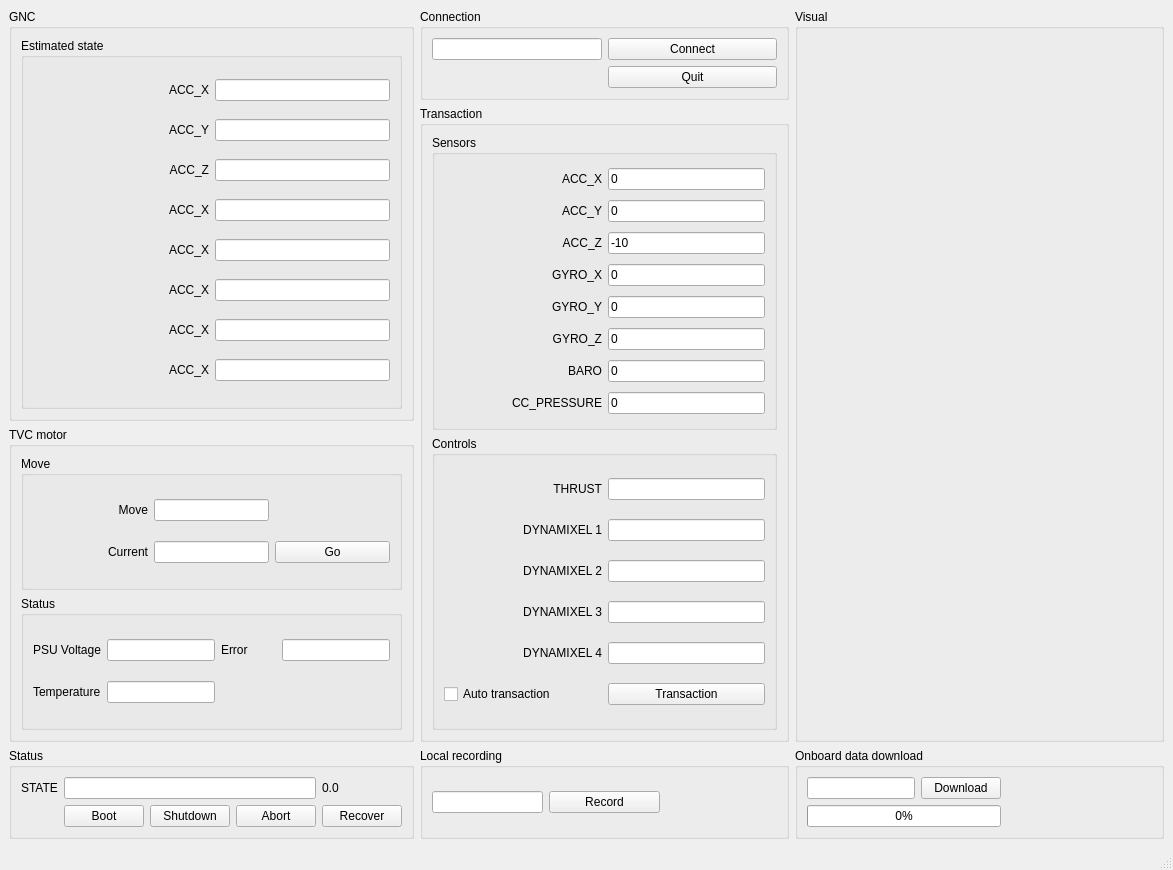
<?xml version="1.0" encoding="UTF-8"?>
<ui version="4.0">
 <class>MainWindow</class>
 <widget class="QMainWindow" name="MainWindow">
  <property name="enabled">
   <bool>true</bool>
  </property>
  <property name="geometry">
   <rect>
    <x>0</x>
    <y>0</y>
    <width>1173</width>
    <height>870</height>
   </rect>
  </property>
  <property name="sizeIncrement">
   <size>
    <width>0</width>
    <height>3</height>
   </size>
  </property>
  <property name="windowTitle">
   <string>PEGASUS CONTROL</string>
  </property>
  <widget class="QWidget" name="centralwidget">
   <layout class="QGridLayout" name="gridLayout">
    <item row="1" column="1" rowspan="2">
     <widget class="QGroupBox" name="sensors">
      <property name="sizePolicy">
       <sizepolicy hsizetype="Preferred" vsizetype="Preferred">
        <horstretch>0</horstretch>
        <verstretch>8</verstretch>
       </sizepolicy>
      </property>
      <property name="title">
       <string>Transaction</string>
      </property>
      <layout class="QVBoxLayout" name="sensors_layout">
       <item>
        <widget class="QGroupBox" name="groupBox_6">
         <property name="title">
          <string>Sensors</string>
         </property>
         <layout class="QGridLayout" name="gridLayout_2">
          <item row="0" column="1">
           <widget class="QLineEdit" name="trans_acc_x">
            <property name="sizePolicy">
             <sizepolicy hsizetype="Preferred" vsizetype="Fixed">
              <horstretch>0</horstretch>
              <verstretch>0</verstretch>
             </sizepolicy>
            </property>
            <property name="text">
             <string>0</string>
            </property>
           </widget>
          </item>
          <item row="1" column="0">
           <widget class="QLabel" name="label_3">
            <property name="text">
             <string>ACC_Y</string>
            </property>
            <property name="alignment">
             <set>Qt::AlignRight|Qt::AlignTrailing|Qt::AlignVCenter</set>
            </property>
           </widget>
          </item>
          <item row="1" column="1">
           <widget class="QLineEdit" name="trans_acc_y">
            <property name="sizePolicy">
             <sizepolicy hsizetype="Preferred" vsizetype="Fixed">
              <horstretch>0</horstretch>
              <verstretch>0</verstretch>
             </sizepolicy>
            </property>
            <property name="text">
             <string>0</string>
            </property>
           </widget>
          </item>
          <item row="2" column="0">
           <widget class="QLabel" name="label_4">
            <property name="text">
             <string>ACC_Z</string>
            </property>
            <property name="alignment">
             <set>Qt::AlignRight|Qt::AlignTrailing|Qt::AlignVCenter</set>
            </property>
           </widget>
          </item>
          <item row="2" column="1">
           <widget class="QLineEdit" name="trans_acc_z">
            <property name="sizePolicy">
             <sizepolicy hsizetype="Preferred" vsizetype="Fixed">
              <horstretch>0</horstretch>
              <verstretch>0</verstretch>
             </sizepolicy>
            </property>
            <property name="text">
             <string>-10</string>
            </property>
           </widget>
          </item>
          <item row="3" column="0">
           <widget class="QLabel" name="label_5">
            <property name="text">
             <string>GYRO_X</string>
            </property>
            <property name="alignment">
             <set>Qt::AlignRight|Qt::AlignTrailing|Qt::AlignVCenter</set>
            </property>
           </widget>
          </item>
          <item row="3" column="1">
           <widget class="QLineEdit" name="trans_gyro_x">
            <property name="sizePolicy">
             <sizepolicy hsizetype="Preferred" vsizetype="Fixed">
              <horstretch>0</horstretch>
              <verstretch>0</verstretch>
             </sizepolicy>
            </property>
            <property name="text">
             <string>0</string>
            </property>
           </widget>
          </item>
          <item row="4" column="0">
           <widget class="QLabel" name="label_6">
            <property name="text">
             <string>GYRO_Y</string>
            </property>
            <property name="alignment">
             <set>Qt::AlignRight|Qt::AlignTrailing|Qt::AlignVCenter</set>
            </property>
           </widget>
          </item>
          <item row="4" column="1">
           <widget class="QLineEdit" name="trans_gyro_y">
            <property name="sizePolicy">
             <sizepolicy hsizetype="Preferred" vsizetype="Fixed">
              <horstretch>0</horstretch>
              <verstretch>0</verstretch>
             </sizepolicy>
            </property>
            <property name="text">
             <string>0</string>
            </property>
           </widget>
          </item>
          <item row="5" column="0">
           <widget class="QLabel" name="label_7">
            <property name="text">
             <string>GYRO_Z</string>
            </property>
            <property name="alignment">
             <set>Qt::AlignRight|Qt::AlignTrailing|Qt::AlignVCenter</set>
            </property>
           </widget>
          </item>
          <item row="5" column="1">
           <widget class="QLineEdit" name="trans_gyro_z">
            <property name="sizePolicy">
             <sizepolicy hsizetype="Preferred" vsizetype="Fixed">
              <horstretch>0</horstretch>
              <verstretch>0</verstretch>
             </sizepolicy>
            </property>
            <property name="text">
             <string>0</string>
            </property>
           </widget>
          </item>
          <item row="6" column="0">
           <widget class="QLabel" name="label_8">
            <property name="text">
             <string>BARO</string>
            </property>
            <property name="alignment">
             <set>Qt::AlignRight|Qt::AlignTrailing|Qt::AlignVCenter</set>
            </property>
           </widget>
          </item>
          <item row="6" column="1">
           <widget class="QLineEdit" name="trans_baro">
            <property name="sizePolicy">
             <sizepolicy hsizetype="Preferred" vsizetype="Fixed">
              <horstretch>0</horstretch>
              <verstretch>0</verstretch>
             </sizepolicy>
            </property>
            <property name="text">
             <string>0</string>
            </property>
           </widget>
          </item>
          <item row="7" column="0">
           <widget class="QLabel" name="label_10">
            <property name="text">
             <string>CC_PRESSURE</string>
            </property>
            <property name="alignment">
             <set>Qt::AlignRight|Qt::AlignTrailing|Qt::AlignVCenter</set>
            </property>
           </widget>
          </item>
          <item row="7" column="1">
           <widget class="QLineEdit" name="trans_cc_pres">
            <property name="sizePolicy">
             <sizepolicy hsizetype="Preferred" vsizetype="Fixed">
              <horstretch>0</horstretch>
              <verstretch>0</verstretch>
             </sizepolicy>
            </property>
            <property name="text">
             <string>0</string>
            </property>
           </widget>
          </item>
          <item row="0" column="0">
           <widget class="QLabel" name="label">
            <property name="text">
             <string>ACC_X</string>
            </property>
            <property name="alignment">
             <set>Qt::AlignRight|Qt::AlignTrailing|Qt::AlignVCenter</set>
            </property>
           </widget>
          </item>
         </layout>
        </widget>
       </item>
       <item>
        <widget class="QGroupBox" name="groupBox_3">
         <property name="title">
          <string>Controls</string>
         </property>
         <layout class="QGridLayout" name="gridLayout_3">
          <item row="0" column="1">
           <widget class="QLineEdit" name="trans_thrust">
            <property name="sizePolicy">
             <sizepolicy hsizetype="Preferred" vsizetype="Fixed">
              <horstretch>0</horstretch>
              <verstretch>0</verstretch>
             </sizepolicy>
            </property>
           </widget>
          </item>
          <item row="0" column="0">
           <widget class="QLabel" name="label_11">
            <property name="text">
             <string>THRUST</string>
            </property>
            <property name="alignment">
             <set>Qt::AlignRight|Qt::AlignTrailing|Qt::AlignVCenter</set>
            </property>
           </widget>
          </item>
          <item row="3" column="0">
           <widget class="QLabel" name="label_14">
            <property name="text">
             <string>DYNAMIXEL 3</string>
            </property>
            <property name="alignment">
             <set>Qt::AlignRight|Qt::AlignTrailing|Qt::AlignVCenter</set>
            </property>
           </widget>
          </item>
          <item row="1" column="0">
           <widget class="QLabel" name="label_12">
            <property name="text">
             <string>DYNAMIXEL 1</string>
            </property>
            <property name="alignment">
             <set>Qt::AlignRight|Qt::AlignTrailing|Qt::AlignVCenter</set>
            </property>
           </widget>
          </item>
          <item row="3" column="1">
           <widget class="QLineEdit" name="trans_dyn_2">
            <property name="sizePolicy">
             <sizepolicy hsizetype="Preferred" vsizetype="Fixed">
              <horstretch>0</horstretch>
              <verstretch>0</verstretch>
             </sizepolicy>
            </property>
           </widget>
          </item>
          <item row="4" column="1">
           <widget class="QLineEdit" name="trans_dyn_3">
            <property name="sizePolicy">
             <sizepolicy hsizetype="Preferred" vsizetype="Fixed">
              <horstretch>0</horstretch>
              <verstretch>0</verstretch>
             </sizepolicy>
            </property>
           </widget>
          </item>
          <item row="1" column="1">
           <widget class="QLineEdit" name="trans_dyn_0">
            <property name="sizePolicy">
             <sizepolicy hsizetype="Preferred" vsizetype="Fixed">
              <horstretch>0</horstretch>
              <verstretch>0</verstretch>
             </sizepolicy>
            </property>
           </widget>
          </item>
          <item row="4" column="0">
           <widget class="QLabel" name="label_23">
            <property name="text">
             <string>DYNAMIXEL 4</string>
            </property>
            <property name="alignment">
             <set>Qt::AlignRight|Qt::AlignTrailing|Qt::AlignVCenter</set>
            </property>
           </widget>
          </item>
          <item row="2" column="0">
           <widget class="QLabel" name="label_13">
            <property name="text">
             <string>DYNAMIXEL 2</string>
            </property>
            <property name="alignment">
             <set>Qt::AlignRight|Qt::AlignTrailing|Qt::AlignVCenter</set>
            </property>
           </widget>
          </item>
          <item row="2" column="1">
           <widget class="QLineEdit" name="trans_dyn_1">
            <property name="sizePolicy">
             <sizepolicy hsizetype="Preferred" vsizetype="Fixed">
              <horstretch>0</horstretch>
              <verstretch>0</verstretch>
             </sizepolicy>
            </property>
           </widget>
          </item>
          <item row="5" column="1">
           <widget class="QPushButton" name="trans_btn">
            <property name="text">
             <string>Transaction</string>
            </property>
           </widget>
          </item>
          <item row="5" column="0">
           <widget class="QCheckBox" name="checkBox">
            <property name="text">
             <string>Auto transaction</string>
            </property>
           </widget>
          </item>
         </layout>
        </widget>
       </item>
      </layout>
     </widget>
    </item>
    <item row="3" column="1">
     <widget class="QGroupBox" name="recording">
      <property name="title">
       <string>Local recording</string>
      </property>
      <layout class="QGridLayout" name="gridLayout_7">
       <item row="0" column="0">
        <widget class="QLineEdit" name="local_record_fn">
         <property name="sizePolicy">
          <sizepolicy hsizetype="Preferred" vsizetype="Fixed">
           <horstretch>0</horstretch>
           <verstretch>0</verstretch>
          </sizepolicy>
         </property>
        </widget>
       </item>
       <item row="0" column="1">
        <widget class="QPushButton" name="local_record">
         <property name="text">
          <string>Record</string>
         </property>
        </widget>
       </item>
       <item row="0" column="2">
        <widget class="QLabel" name="local_record_stat">
         <property name="text">
          <string/>
         </property>
        </widget>
       </item>
      </layout>
     </widget>
    </item>
    <item row="3" column="2">
     <widget class="QGroupBox" name="groupBox_4">
      <property name="title">
       <string>Onboard data download</string>
      </property>
      <layout class="QGridLayout" name="gridLayout_8">
       <item row="0" column="0">
        <widget class="QLineEdit" name="dl_name">
         <property name="sizePolicy">
          <sizepolicy hsizetype="Fixed" vsizetype="Fixed">
           <horstretch>0</horstretch>
           <verstretch>0</verstretch>
          </sizepolicy>
         </property>
        </widget>
       </item>
       <item row="0" column="1">
        <widget class="QPushButton" name="download">
         <property name="sizePolicy">
          <sizepolicy hsizetype="Fixed" vsizetype="Fixed">
           <horstretch>0</horstretch>
           <verstretch>0</verstretch>
          </sizepolicy>
         </property>
         <property name="text">
          <string>Download</string>
         </property>
        </widget>
       </item>
       <item row="0" column="2">
        <widget class="QLabel" name="dl_used">
         <property name="text">
          <string/>
         </property>
        </widget>
       </item>
       <item row="2" column="0" colspan="2">
        <widget class="QProgressBar" name="dl_bar">
         <property name="value">
          <number>0</number>
         </property>
        </widget>
       </item>
       <item row="2" column="2">
        <widget class="QLabel" name="dl_prog">
         <property name="text">
          <string/>
         </property>
        </widget>
       </item>
      </layout>
     </widget>
    </item>
    <item row="0" column="0" rowspan="2">
     <widget class="QGroupBox" name="groupBox">
      <property name="sizeIncrement">
       <size>
        <width>0</width>
        <height>2</height>
       </size>
      </property>
      <property name="title">
       <string>GNC</string>
      </property>
      <layout class="QGridLayout" name="gridLayout_5">
       <item row="0" column="0">
        <widget class="QGroupBox" name="groupBox_8">
         <property name="title">
          <string>Estimated state</string>
         </property>
         <layout class="QGridLayout" name="gridLayout_10">
          <item row="0" column="0">
           <widget class="QLabel" name="label_16">
            <property name="text">
             <string>ACC_X</string>
            </property>
            <property name="alignment">
             <set>Qt::AlignRight|Qt::AlignTrailing|Qt::AlignVCenter</set>
            </property>
           </widget>
          </item>
          <item row="0" column="1">
           <widget class="QLineEdit" name="lineEdit">
            <property name="sizePolicy">
             <sizepolicy hsizetype="Preferred" vsizetype="Fixed">
              <horstretch>0</horstretch>
              <verstretch>0</verstretch>
             </sizepolicy>
            </property>
           </widget>
          </item>
          <item row="1" column="0">
           <widget class="QLabel" name="label_17">
            <property name="text">
             <string>ACC_Y</string>
            </property>
            <property name="alignment">
             <set>Qt::AlignRight|Qt::AlignTrailing|Qt::AlignVCenter</set>
            </property>
           </widget>
          </item>
          <item row="2" column="0">
           <widget class="QLabel" name="label_18">
            <property name="text">
             <string>ACC_Z</string>
            </property>
            <property name="alignment">
             <set>Qt::AlignRight|Qt::AlignTrailing|Qt::AlignVCenter</set>
            </property>
           </widget>
          </item>
          <item row="3" column="0">
           <widget class="QLabel" name="label_21">
            <property name="text">
             <string>ACC_X</string>
            </property>
            <property name="alignment">
             <set>Qt::AlignRight|Qt::AlignTrailing|Qt::AlignVCenter</set>
            </property>
           </widget>
          </item>
          <item row="4" column="0">
           <widget class="QLabel" name="label_24">
            <property name="text">
             <string>ACC_X</string>
            </property>
            <property name="alignment">
             <set>Qt::AlignRight|Qt::AlignTrailing|Qt::AlignVCenter</set>
            </property>
           </widget>
          </item>
          <item row="5" column="0">
           <widget class="QLabel" name="label_26">
            <property name="text">
             <string>ACC_X</string>
            </property>
            <property name="alignment">
             <set>Qt::AlignRight|Qt::AlignTrailing|Qt::AlignVCenter</set>
            </property>
           </widget>
          </item>
          <item row="6" column="0">
           <widget class="QLabel" name="label_25">
            <property name="text">
             <string>ACC_X</string>
            </property>
            <property name="alignment">
             <set>Qt::AlignRight|Qt::AlignTrailing|Qt::AlignVCenter</set>
            </property>
           </widget>
          </item>
          <item row="7" column="0">
           <widget class="QLabel" name="label_27">
            <property name="text">
             <string>ACC_X</string>
            </property>
            <property name="alignment">
             <set>Qt::AlignRight|Qt::AlignTrailing|Qt::AlignVCenter</set>
            </property>
           </widget>
          </item>
          <item row="1" column="1">
           <widget class="QLineEdit" name="lineEdit_2">
            <property name="sizePolicy">
             <sizepolicy hsizetype="Preferred" vsizetype="Fixed">
              <horstretch>0</horstretch>
              <verstretch>0</verstretch>
             </sizepolicy>
            </property>
           </widget>
          </item>
          <item row="2" column="1">
           <widget class="QLineEdit" name="lineEdit_3">
            <property name="sizePolicy">
             <sizepolicy hsizetype="Preferred" vsizetype="Fixed">
              <horstretch>0</horstretch>
              <verstretch>0</verstretch>
             </sizepolicy>
            </property>
           </widget>
          </item>
          <item row="3" column="1">
           <widget class="QLineEdit" name="lineEdit_4">
            <property name="sizePolicy">
             <sizepolicy hsizetype="Preferred" vsizetype="Fixed">
              <horstretch>0</horstretch>
              <verstretch>0</verstretch>
             </sizepolicy>
            </property>
           </widget>
          </item>
          <item row="4" column="1">
           <widget class="QLineEdit" name="lineEdit_5">
            <property name="sizePolicy">
             <sizepolicy hsizetype="Preferred" vsizetype="Fixed">
              <horstretch>0</horstretch>
              <verstretch>0</verstretch>
             </sizepolicy>
            </property>
           </widget>
          </item>
          <item row="5" column="1">
           <widget class="QLineEdit" name="lineEdit_6">
            <property name="sizePolicy">
             <sizepolicy hsizetype="Preferred" vsizetype="Fixed">
              <horstretch>0</horstretch>
              <verstretch>0</verstretch>
             </sizepolicy>
            </property>
           </widget>
          </item>
          <item row="6" column="1">
           <widget class="QLineEdit" name="lineEdit_7">
            <property name="sizePolicy">
             <sizepolicy hsizetype="Preferred" vsizetype="Fixed">
              <horstretch>0</horstretch>
              <verstretch>0</verstretch>
             </sizepolicy>
            </property>
           </widget>
          </item>
          <item row="7" column="1">
           <widget class="QLineEdit" name="lineEdit_8">
            <property name="sizePolicy">
             <sizepolicy hsizetype="Preferred" vsizetype="Fixed">
              <horstretch>0</horstretch>
              <verstretch>0</verstretch>
             </sizepolicy>
            </property>
           </widget>
          </item>
         </layout>
        </widget>
       </item>
      </layout>
     </widget>
    </item>
    <item row="3" column="0">
     <widget class="QGroupBox" name="status">
      <property name="title">
       <string>Status</string>
      </property>
      <layout class="QGridLayout" name="gridLayout_6">
       <item row="0" column="0">
        <widget class="QLabel" name="label_2">
         <property name="text">
          <string>STATE</string>
         </property>
        </widget>
       </item>
       <item row="1" column="1">
        <widget class="QPushButton" name="status_boot">
         <property name="text">
          <string>Boot</string>
         </property>
        </widget>
       </item>
       <item row="1" column="2">
        <widget class="QPushButton" name="status_shutdown">
         <property name="text">
          <string>Shutdown</string>
         </property>
        </widget>
       </item>
       <item row="1" column="3">
        <widget class="QPushButton" name="status_abort">
         <property name="text">
          <string>Abort</string>
         </property>
        </widget>
       </item>
       <item row="1" column="4">
        <widget class="QPushButton" name="status_recover">
         <property name="text">
          <string>Recover</string>
         </property>
        </widget>
       </item>
       <item row="0" column="4">
        <widget class="QLabel" name="status_counter">
         <property name="text">
          <string>0.0</string>
         </property>
        </widget>
       </item>
       <item row="0" column="1" colspan="3">
        <widget class="QLineEdit" name="status_state"/>
       </item>
      </layout>
     </widget>
    </item>
    <item row="0" column="2" rowspan="3">
     <widget class="QGroupBox" name="visual">
      <property name="title">
       <string>Visual</string>
      </property>
     </widget>
    </item>
    <item row="2" column="0">
     <widget class="QGroupBox" name="groupBox_2">
      <property name="styleSheet">
       <string notr="true"/>
      </property>
      <property name="title">
       <string>TVC motor</string>
      </property>
      <layout class="QGridLayout" name="gridLayout_12">
       <item row="0" column="0">
        <widget class="QGroupBox" name="groupBox_5">
         <property name="sizePolicy">
          <sizepolicy hsizetype="Preferred" vsizetype="Preferred">
           <horstretch>0</horstretch>
           <verstretch>0</verstretch>
          </sizepolicy>
         </property>
         <property name="title">
          <string>Move</string>
         </property>
         <layout class="QGridLayout" name="gridLayout_9">
          <item row="1" column="1">
           <widget class="QLineEdit" name="tvc_motor_current">
            <property name="sizePolicy">
             <sizepolicy hsizetype="Preferred" vsizetype="Fixed">
              <horstretch>0</horstretch>
              <verstretch>0</verstretch>
             </sizepolicy>
            </property>
           </widget>
          </item>
          <item row="0" column="1">
           <widget class="QLineEdit" name="tvc_motor_target">
            <property name="sizePolicy">
             <sizepolicy hsizetype="Preferred" vsizetype="Fixed">
              <horstretch>0</horstretch>
              <verstretch>0</verstretch>
             </sizepolicy>
            </property>
           </widget>
          </item>
          <item row="0" column="0">
           <widget class="QLabel" name="label_9">
            <property name="sizePolicy">
             <sizepolicy hsizetype="Preferred" vsizetype="Fixed">
              <horstretch>0</horstretch>
              <verstretch>0</verstretch>
             </sizepolicy>
            </property>
            <property name="text">
             <string>Move</string>
            </property>
            <property name="alignment">
             <set>Qt::AlignRight|Qt::AlignTrailing|Qt::AlignVCenter</set>
            </property>
           </widget>
          </item>
          <item row="1" column="0">
           <widget class="QLabel" name="label_15">
            <property name="sizePolicy">
             <sizepolicy hsizetype="Preferred" vsizetype="Fixed">
              <horstretch>0</horstretch>
              <verstretch>0</verstretch>
             </sizepolicy>
            </property>
            <property name="text">
             <string>Current</string>
            </property>
            <property name="alignment">
             <set>Qt::AlignRight|Qt::AlignTrailing|Qt::AlignVCenter</set>
            </property>
           </widget>
          </item>
          <item row="1" column="2">
           <widget class="QPushButton" name="tvc_motor_move">
            <property name="text">
             <string>Go</string>
            </property>
           </widget>
          </item>
         </layout>
        </widget>
       </item>
       <item row="1" column="0">
        <widget class="QGroupBox" name="groupBox_7">
         <property name="title">
          <string>Status</string>
         </property>
         <layout class="QGridLayout" name="gridLayout_11">
          <item row="0" column="0">
           <widget class="QLabel" name="label_19">
            <property name="text">
             <string>PSU Voltage</string>
            </property>
           </widget>
          </item>
          <item row="0" column="3">
           <widget class="QLineEdit" name="tvc_error">
            <property name="sizePolicy">
             <sizepolicy hsizetype="Fixed" vsizetype="Fixed">
              <horstretch>0</horstretch>
              <verstretch>0</verstretch>
             </sizepolicy>
            </property>
           </widget>
          </item>
          <item row="0" column="1">
           <widget class="QLineEdit" name="tvc_psu">
            <property name="sizePolicy">
             <sizepolicy hsizetype="Fixed" vsizetype="Fixed">
              <horstretch>0</horstretch>
              <verstretch>0</verstretch>
             </sizepolicy>
            </property>
           </widget>
          </item>
          <item row="0" column="2">
           <widget class="QLabel" name="label_20">
            <property name="text">
             <string>Error</string>
            </property>
           </widget>
          </item>
          <item row="1" column="1">
           <widget class="QLineEdit" name="tvc_temperature">
            <property name="sizePolicy">
             <sizepolicy hsizetype="Fixed" vsizetype="Fixed">
              <horstretch>0</horstretch>
              <verstretch>0</verstretch>
             </sizepolicy>
            </property>
           </widget>
          </item>
          <item row="1" column="0">
           <widget class="QLabel" name="label_22">
            <property name="text">
             <string>Temperature</string>
            </property>
           </widget>
          </item>
         </layout>
        </widget>
       </item>
      </layout>
     </widget>
    </item>
    <item row="0" column="1">
     <widget class="QGroupBox" name="connection">
      <property name="sizePolicy">
       <sizepolicy hsizetype="Preferred" vsizetype="Minimum">
        <horstretch>0</horstretch>
        <verstretch>0</verstretch>
       </sizepolicy>
      </property>
      <property name="title">
       <string>Connection</string>
      </property>
      <layout class="QGridLayout" name="gridLayout_4">
       <item row="0" column="1">
        <widget class="QLineEdit" name="connect_device">
         <property name="sizePolicy">
          <sizepolicy hsizetype="Preferred" vsizetype="Fixed">
           <horstretch>0</horstretch>
           <verstretch>0</verstretch>
          </sizepolicy>
         </property>
        </widget>
       </item>
       <item row="0" column="2">
        <widget class="QPushButton" name="connect_btn">
         <property name="sizePolicy">
          <sizepolicy hsizetype="Preferred" vsizetype="Fixed">
           <horstretch>0</horstretch>
           <verstretch>0</verstretch>
          </sizepolicy>
         </property>
         <property name="text">
          <string>Connect</string>
         </property>
        </widget>
       </item>
       <item row="1" column="1">
        <widget class="QLabel" name="connect_status">
         <property name="sizePolicy">
          <sizepolicy hsizetype="Preferred" vsizetype="Preferred">
           <horstretch>0</horstretch>
           <verstretch>0</verstretch>
          </sizepolicy>
         </property>
         <property name="font">
          <font>
           <kerning>true</kerning>
          </font>
         </property>
         <property name="mouseTracking">
          <bool>false</bool>
         </property>
         <property name="acceptDrops">
          <bool>false</bool>
         </property>
         <property name="layoutDirection">
          <enum>Qt::LeftToRight</enum>
         </property>
         <property name="text">
          <string/>
         </property>
         <property name="alignment">
          <set>Qt::AlignLeading|Qt::AlignLeft|Qt::AlignVCenter</set>
         </property>
         <property name="margin">
          <number>0</number>
         </property>
        </widget>
       </item>
       <item row="1" column="2">
        <widget class="QPushButton" name="quit">
         <property name="text">
          <string>Quit</string>
         </property>
        </widget>
       </item>
      </layout>
     </widget>
    </item>
   </layout>
  </widget>
  <widget class="QStatusBar" name="statusbar"/>
 </widget>
 <resources/>
 <connections/>
</ui>
